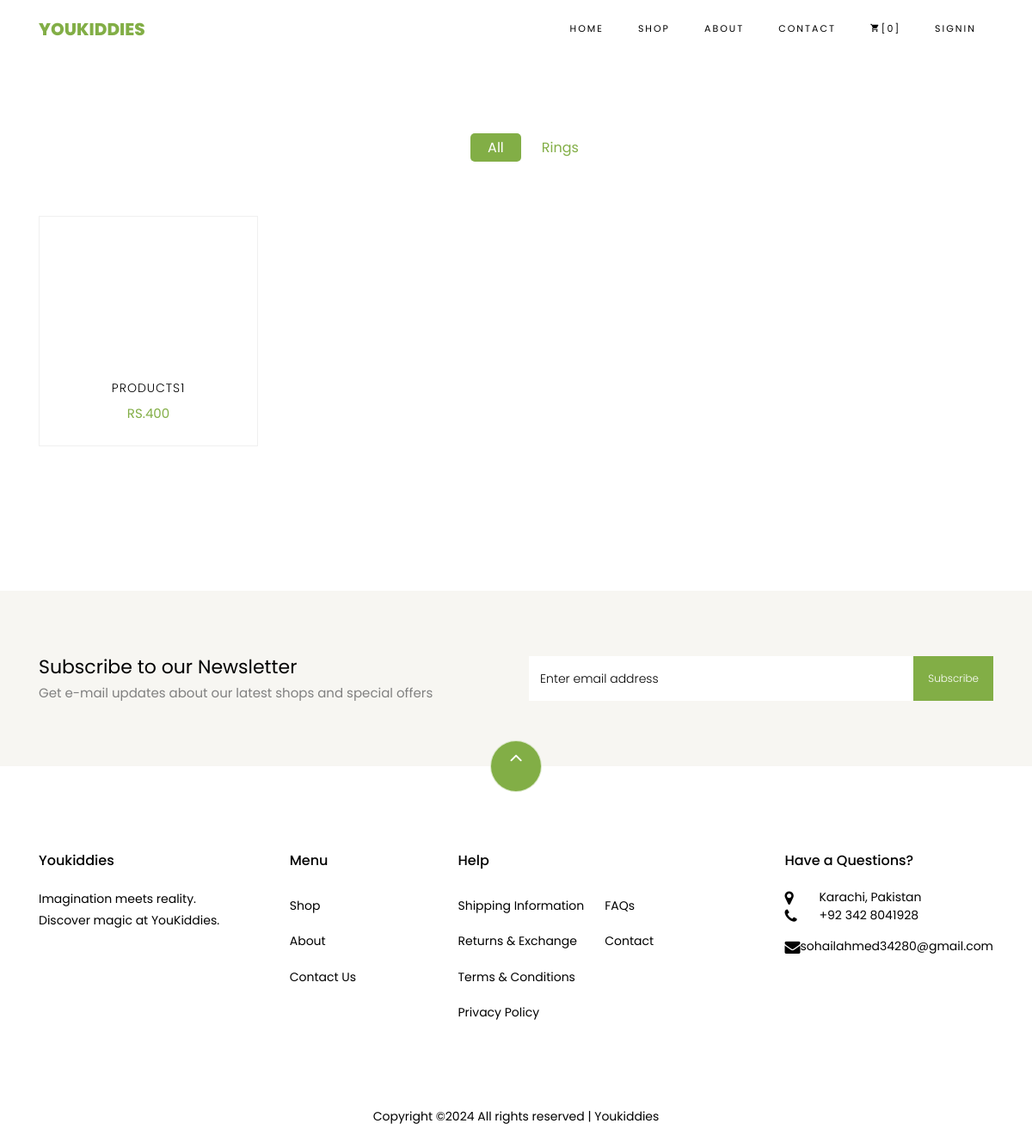
/shop/category/Rings, run on an earlier commit of the app's database.
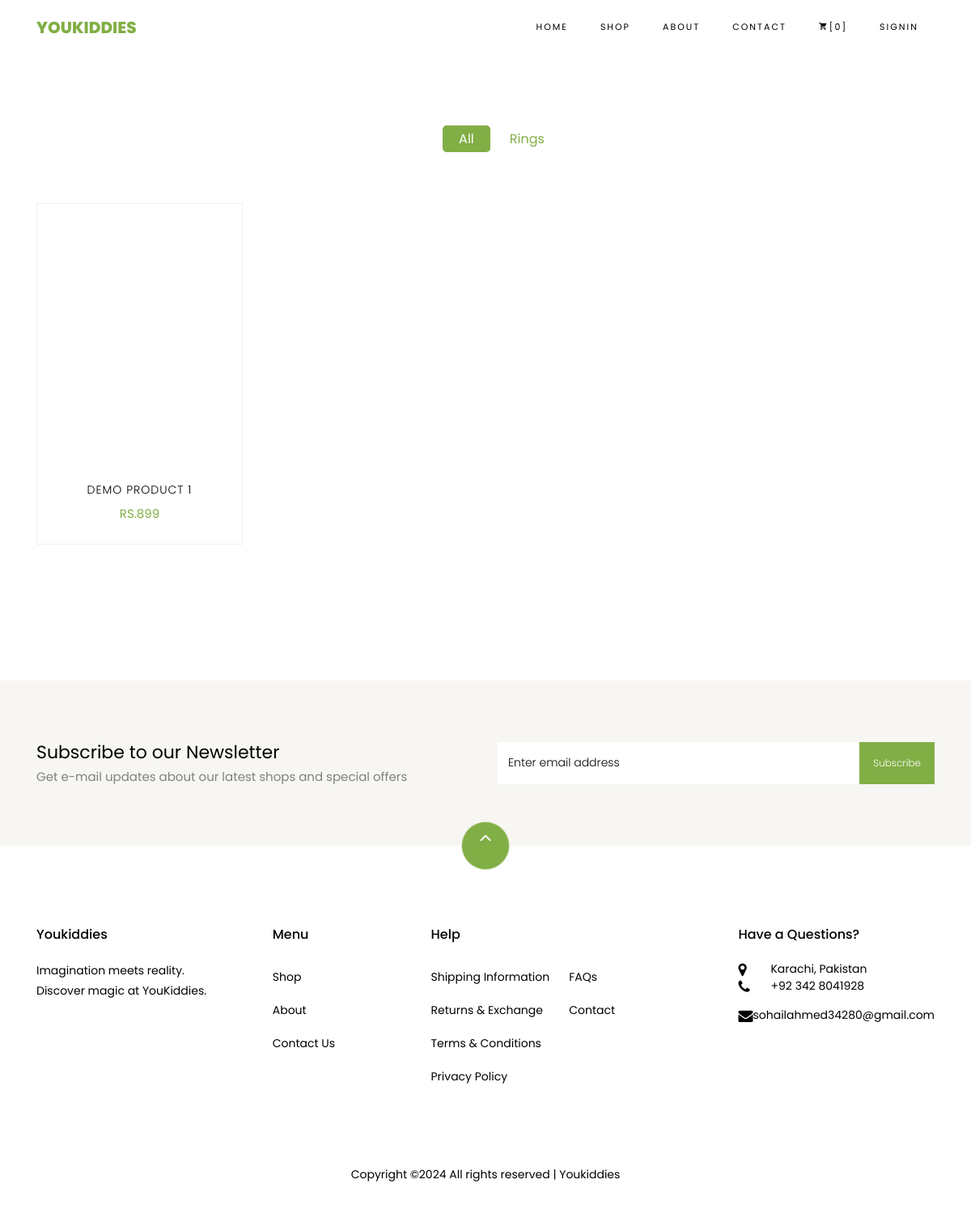
And on a later commit of the database.
### shop/models.py (models this page shows, shortened)
class Category(models.Model):
    name = models.CharField(max_length=30)
    cat_moto = models.CharField(max_length=30)
    photo = models.ImageField(upload_to='products_category')
    date = models.DateTimeField(auto_now_add=True)

class Product(models.Model):
    name = models.CharField(max_length=100)
    photo = models.ImageField(upload_to='products')
    price = models.IntegerField()
    details = models.TextField()
    category = models.ForeignKey(Category, on_delete=models.CASCADE)
    author = models.ForeignKey(AuthorProfile, on_delete=models.CASCADE)
    is_draft = models.BooleanField(default=False)
    date = models.DateTimeField(auto_now_add=True)
    inventory = models.IntegerField(default=1)

### shop/views.py (the view)
# urls.py: path('category/<str:category_name>', views.category, name='category'),
def category(request, category_name):
    category = get_object_or_404(Category, name=category_name)
    products = Product.objects.filter(category=category)
    return render(request, "shop/category.html", {'category': category, 'products': products})

### cart/cart_context_processors.py (called while the page is built)
def cart_item_count(request):
    if request.user.is_authenticated:
        cart, created = Cart.objects.get_or_create(user=request.user)
        return {'cart_item_count': cart.items.count()}
    else:
        return {'cart_item_count': 0}

### templates/shop/category.html (shortened to what this page needs)
{% extends 'base/base.html' %}
{% load static %}
{% block content %}
    <section class="ftco-section">
    	<div class="container">
    		<div class="row justify-content-center">
    			<div class="col-md-10 mb-5 text-center">
    				<ul class="product-category">
    					<li><a href="#" class="active">All</a></li>
    					<li><a href="{% url 'shop:shop' %}">{{ category.name}}</a></li>
    				</ul>
    			</div>
    		</div>
    		<div class="row">
          {% if products %}
          {% for product in products %}
    			<div class="col-md-6 col-lg-3 ftco-animate">
    				<div class="product">
    					<a href="{% url 'shop:product-details' product.id %}" class="img-prod"><img class="img-fluid" src="{{ product.photo.url }}" alt="Colorlib Template">
    					</a>
    					<div class="text py-3 pb-4 px-3 text-center">
    						<h3><a href="{% url 'shop:product-details' product.id %}">{{ product.name }}</a></h3>
    						<div class="d-flex">
    							<div class="pricing">
		    						<p class="price"><span>RS.{{ product.price }}</span></p>
		    					</div>
	    					</div>
    					</div>
    				</div>
    			</div>
          {% endfor %}
          {% else %}
          <p>There is No Product Here!</p>
          {% endif %}
    		</div>
        </div>
    </section>
{% endblock %}

What changed in the data, as far as the page shows it:
no longer on this page (row edited): Product: name "PRODUCTS1", price "400"
now on this page (row edited): Product: name "DEMO PRODUCT 1", price "899"
